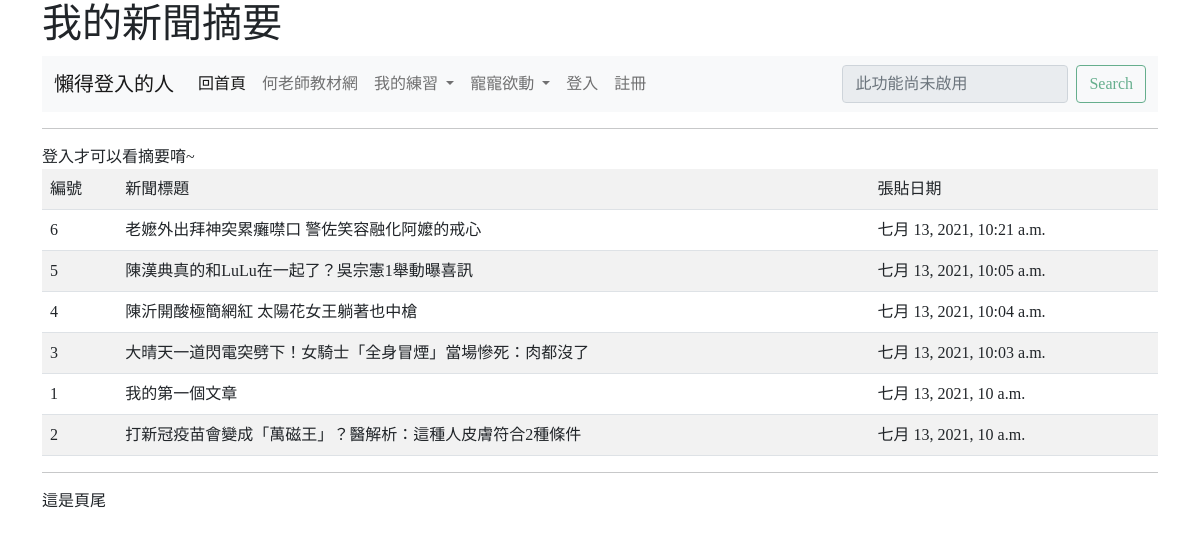
Page /news/ on the committed database.
### mysite/models.py (models this page shows, shortened)
class Post(models.Model):
	title = models.CharField(max_length=200)
	content = models.TextField()
	pub_date = models.DateTimeField(default=timezone.now)
	class Meta:
		ordering = ('-pub_date',)

### mysite/views.py (the view)
# urls.py: path('news/', views.news),
def news(request):
	posts = Post.objects.all()
	return render(request, "news.html", locals())

### templates/news.html (shortened to what this page needs)
{% extends "base.html" %}
{% block headmessage %} 我的新聞摘要 {% endblock %}
{% block main %}
	<hr>
	{% if not request.user.is_authenticated %}
      登入才可以看摘要唷~
    {% endif %}
	<table class="table table-striped">
		<tr>
			<td>編號</td>
			<td>新聞標題</td>
			<td>張貼日期</td>
		</tr>
		{% for post in posts %}
			<tr>
				<td>{{ post.id }}</td>
				<td>
					{% if request.user.is_authenticated %}
						<a href="/show/{{ post.id }}/">{{ post.title }}</a>
					{% else %}
						{{ post.title }}
					{% endif %}
				</td>
				<td>{{ post.pub_date }}</td>
			</tr>
		{% endfor %}
	</table>
{% endblock %}

### rows in the picture
Post: id "6", title "老嬷外出拜神突累癱噤口 警佐笑容融化阿嬤的戒心", pub_date "七月 13, 2021, 10:21 a.m."
Post: id "5", title "陳漢典真的和LuLu在一起了？吳宗憲1舉動曝喜訊", pub_date "七月 13, 2021, 10:05 a.m."
Post: id "4", title "陳沂開酸極簡網紅 太陽花女王躺著也中槍", pub_date "七月 13, 2021, 10:04 a.m."
Post: id "3", title "大晴天一道閃電突劈下！女騎士「全身冒煙」當場慘死：肉都沒了", pub_date "七月 13, 2021, 10:03 a.m."
Post: id "1", title "我的第一個文章", pub_date "七月 13, 2021, 10 a.m."
Post: id "2", title "打新冠疫苗會變成「萬磁王」？醫解析：這種人皮膚符合2種條件", pub_date "七月 13, 2021, 10 a.m."
